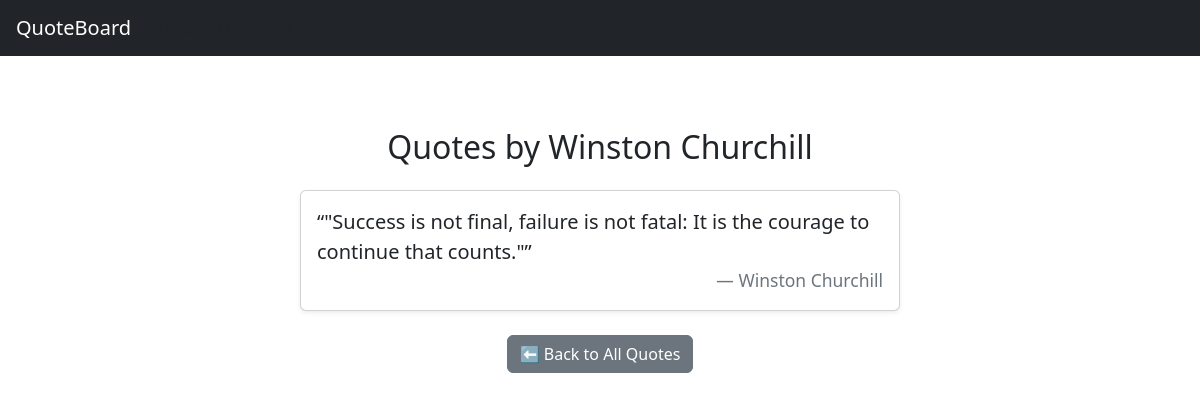
/author/Winston Churchill/, run on the app's committed database.
### quotes/models.py (models this page shows, shortened)
class Quote(models.Model):
    content = models.TextField()
    author = models.CharField(max_length=100)
    created_at = models.DateTimeField(auto_now_add=True)
    likes = models.PositiveIntegerField(default=0)  # ✅ Like field
    tag = models.CharField(max_length=50, choices=TAGS, default='Other')  # ✅ Tag field

### quotes/views.py (the view)
# urls.py: path('author/<str:author>/', quotes_by_author, name='quotes_by_author'),  # 📂 Filter
def quotes_by_author(request, author):
    quotes = Quote.objects.filter(author=author).order_by('-created_at')
    return render(request, 'quotes/quotes_by_author.html', {'quotes': quotes, 'author': author})

### quotes/templates/quotes/quotes_by_author.html
{% extends 'base.html' %}
{% block content %}
<div class="container py-5">
  <h2 class="mb-4 text-center">Quotes by {{ author }}</h2>
  {% for quote in quotes %}
    <div class="card mb-3 mx-auto shadow-sm" style="max-width: 600px;">
      <div class="card-body">
        <blockquote class="blockquote mb-0">
          <p class="fs-5">“{{ quote.content }}”</p>
          <footer class="blockquote-footer text-end">{{ quote.author }}</footer>
        </blockquote>
      </div>
    </div>
  {% empty %}
    <div class="text-center text-muted">
      <p>No quotes found for {{ author }}.</p>
    </div>
  {% endfor %}
  <div class="text-center mt-4">
    <a href="{% url 'list_quotes' %}" class="btn btn-secondary">⬅️ Back to All Quotes</a>
  </div>
</div>
{% endblock %}

### data on the page
Quote: author "Winston Churchill", content "\"Success is not final, failure is not fatal: It is the courage to continue that counts.\""
